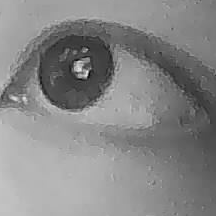
#> input picture 261004/data/eye/eye_auto_1791110451544.png, 216 x 216 px; its folder holds only this picture in this run
$ python pupil_detection.py
#> lines starting #> are read from the running program, lines starting #| are printed output that depends on the picture; after the words box and inside, x2 and y2 are one past the last pixel; in counts of white or black regions, pixels touching at a corner belong together
#> in main, gray is the input picture: shape (216, 216); min 0, max 236, mean 134.6
"""
STEP 8: Initial pupil detection on saved eye ROI images.

Pipeline (classical CV only, no deep learning):
  1. grayscale (already grayscale, but ensure single channel)
  2. Gaussian blur (reduce noise/eyelash texture)
  3. adaptive threshold / Otsu threshold to isolate dark pupil region
  4. morphological open+close (remove small noise, fill small holes from
     specular highlights inside the pupil)
  5. contour detection
  6. candidate filtering by: area, aspect ratio, circularity
  7. ellipse fitting on the best remaining candidate

This is NOT expected to succeed on every image. Known risk factors for this
camera/lighting setup (recorded per project requirement, not hidden):
  - no IR illumination yet -> relies on ambient light only, inconsistent
  - no IR-cut filter -> different reflectance behavior than typical visible-light eye images
  - specular highlights (catchlights) from room lighting can create holes
    inside the dark pupil region, splitting it into multiple contours
  - eyelashes/eyelid shadows can be as dark as the pupil, creating false candidates
  - pupil size/position varies with gaze direction and ROI crop quality
  - some ROI crops from Haar cascade are small/low-resolution, limiting
    contour precision

Outputs:
  - annotated image per input (contour + ellipse + center marked) to data/processed/pupil/
  - a CSV log to data/results/pupil_detection.csv recording, per image:
      success (bool), reason_if_failed, pupil_cx, pupil_cy, pupil_w, pupil_h, confidence
"""
import cv2
import numpy as np
import os
import csv

BASE = os.path.dirname(os.path.abspath(__file__))
EYE_DIR = os.path.join(BASE, "data", "eye")
OUT_DIR = os.path.join(BASE, "data", "processed", "pupil")
RESULTS_DIR = os.path.join(BASE, "data", "results")
os.makedirs(OUT_DIR, exist_ok=True)
os.makedirs(RESULTS_DIR, exist_ok=True)


def detect_pupil(gray):
    """
    Returns a dict with detection result and diagnostic info.
    """
    h, w = gray.shape
#> h = 216; w = 216
    result = {
        "success": False,
        "reason": "",
        "pupil_cx": float("nan"),
        "pupil_cy": float("nan"),
        "pupil_w": float("nan"),
        "pupil_h": float("nan"),
        "confidence": 0.0,
        "ellipse": None,
        "contour": None,
        "binary": None,
    }

    if gray.size == 0 or h < 10 or w < 10:
        result["reason"] = "ROI too small"
        return result

    blurred = cv2.GaussianBlur(gray, (5, 5), 0)

    # Otsu threshold on the darkest region (pupil is the darkest structure in eye ROI)
    _, binary = cv2.threshold(blurred, 0, 255, cv2.THRESH_BINARY_INV + cv2.THRESH_OTSU)
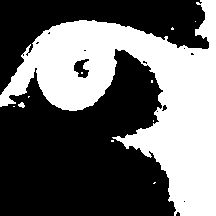
#> binary: shape (216, 216); 40.6% white; 11 white regions (9 under 20 px), largest, box (x1, y1, x2, y2) and area: (0, 0, 216, 216) 18865, (18, 102, 25, 108) 27

    kernel = cv2.getStructuringElement(cv2.MORPH_ELLIPSE, (3, 3))
    binary = cv2.morphologyEx(binary, cv2.MORPH_CLOSE, kernel, iterations=2)
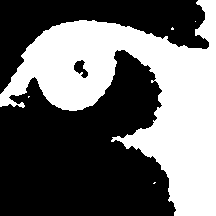
#> binary: shape (216, 216); 41.1% white; 5 white regions (4 under 20 px), largest, box (x1, y1, x2, y2) and area: (0, 0, 216, 216) 19167
    binary = cv2.morphologyEx(binary, cv2.MORPH_OPEN, kernel, iterations=1)
#> binary: shape (216, 216); 41% white; 4 white regions (2 under 20 px)
    result["binary"] = binary

    contours, _ = cv2.findContours(binary, cv2.RETR_EXTERNAL, cv2.CHAIN_APPROX_SIMPLE)
#> contours = 4 contours, 3 with area under 20; largest, box (x1, y1, x2, y2) and area: (0, 0, 216, 216) 18754

    if not contours:
        result["reason"] = "no dark contour found after threshold"
        return result

    frame_area = h * w
#> frame_area = 46656
    candidates = []
    for c in contours:
        area = cv2.contourArea(c)
        if area < 0.01 * frame_area or area > 0.6 * frame_area:
            continue  # too small (noise) or too large (eyelid/shadow covering whole ROI)
        if len(c) < 5:
            continue  # fitEllipse requires >= 5 points
        x, y, bw, bh = cv2.boundingRect(c)
        aspect = bw / float(bh) if bh > 0 else 0
        if aspect < 0.5 or aspect > 2.0:
            continue  # pupil should be roughly round, reject elongated shapes (eyelid/eyelash lines)
        perimeter = cv2.arcLength(c, True)
        if perimeter == 0:
            continue
        circularity = 4 * np.pi * area / (perimeter ** 2)
        candidates.append((c, area, aspect, circularity))
#> this loop made 4 passes
#> (area, x, y, bw, bh, aspect, perimeter, circularity) on pass 4: (18754, 0, 0, 216, 216, 1, 1154.1, 0.177)
#> after the loop, candidates = 1 item

    if not candidates:
        result["reason"] = "contours found but none passed area/aspect filtering (likely eyelid shadow or eyelash noise)"
        return result

    # pick candidate with highest circularity (closest to a true ellipse/circle)
    candidates.sort(key=lambda t: t[3], reverse=True)
    best_c, best_area, best_aspect, best_circ = candidates[0]
#> best_c = contour of 331 points, box (x1, y1, x2, y2) (0, 0, 216, 216), area 18754; best_area = 18754; best_aspect = 1; best_circ = 0.177

    # Threshold raised from 0.5 to 0.75 after visual audit: at 0.5, two detections
    # that passed were confirmed (by eye) to be false positives -- the fitted
    # ellipse was pulled off-center by specular highlights/eyelid shadow rather
    # than tracking the true pupil boundary. Without IR illumination, ambient
    # light produces multiple catchlights inside the pupil that fragment the
    # thresholded region's shape, so only near-perfect circularity is trustworthy.
    if best_circ < 0.75:
        result["reason"] = f"best candidate circularity too low ({best_circ:.2f}) -- likely not a true pupil shape"
        return result

    ellipse = cv2.fitEllipse(best_c)
    (cx, cy), (ew, eh), angle = ellipse

    result["success"] = True
    result["pupil_cx"] = round(cx, 2)
    result["pupil_cy"] = round(cy, 2)
    result["pupil_w"] = round(ew, 2)
    result["pupil_h"] = round(eh, 2)
    result["confidence"] = round(min(1.0, best_circ), 3)
    result["ellipse"] = ellipse
    result["contour"] = best_c
    return result


def main():
    files = sorted(f for f in os.listdir(EYE_DIR) if f.endswith(".png"))
    if not files:
        print(f"No eye ROI images found in {EYE_DIR}")
        return

    rows = []
    success_count = 0

    for fname in files:
        path = os.path.join(EYE_DIR, fname)
        gray = cv2.imread(path, cv2.IMREAD_GRAYSCALE)
        if gray is None:
            print(f"  {fname}: failed to read")
            continue

        res = detect_pupil(gray)
#> res = 10 items

        # build annotated visualization regardless of success/failure
        vis = cv2.cvtColor(gray, cv2.COLOR_GRAY2BGR)
        if res["success"]:
            cv2.ellipse(vis, res["ellipse"], (0, 255, 0), 1)
            cv2.drawContours(vis, [res["contour"]], -1, (255, 0, 0), 1)
            cx, cy = int(res["pupil_cx"]), int(res["pupil_cy"])
            cv2.circle(vis, (cx, cy), 2, (0, 0, 255), -1)
            success_count += 1
            print(f"  {fname}: SUCCESS center=({res['pupil_cx']},{res['pupil_cy']}) "
                  f"size=({res['pupil_w']}x{res['pupil_h']}) confidence={res['confidence']}")
        else:
            cv2.putText(vis, "FAIL", (5, 15), cv2.FONT_HERSHEY_SIMPLEX, 0.4, (0, 0, 255), 1)
#> vis: shape (216, 216, 3); 0.13% of pixels changed, all inside (x1, y1, x2, y2) = (7, 7, 30, 16)
            print(f"  {fname}: FAILED -- {res['reason']}")
#|   eye_auto_1791110451544.png: FAILED -- best candidate circularity too low (0.18) -- likely not a true pupil shape

        out_path = os.path.join(OUT_DIR, f"annotated_{fname}")
        cv2.imwrite(out_path, vis)

        rows.append({
            "filename": fname,
            "success": res["success"],
            "reason": res["reason"],
            "pupil_x": res["pupil_cx"],
            "pupil_y": res["pupil_cy"],
            "pupil_width": res["pupil_w"],
            "pupil_height": res["pupil_h"],
            "confidence": res["confidence"],
        })

    csv_path = os.path.join(RESULTS_DIR, "pupil_detection.csv")
    with open(csv_path, "w", newline="") as f:
        writer = csv.DictWriter(f, fieldnames=["filename", "success", "reason", "pupil_x",
                                                "pupil_y", "pupil_width", "pupil_height", "confidence"])
        writer.writeheader()
        for r in rows:
            writer.writerow(r)
#> this loop made 1 pass

    total = len(rows)
#> total = 1
    print(f"\n--- Summary ---")
    print(f"  Total images: {total}")
#|   Total images: 1
    print(f"  Successful detections: {success_count} ({100.0*success_count/total:.1f}%)")
#|   Successful detections: 0 (0.0%)
    print(f"  Failed detections: {total - success_count}")
#|   Failed detections: 1
    print(f"  Annotated images saved to: {OUT_DIR}")
    print(f"  CSV log saved to: {csv_path}")

if __name__ == "__main__":
    main()

$ run again, on 261004/data/eye/eye_auto_1791110476010.png
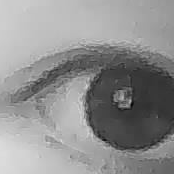
#> input picture 261004/data/eye/eye_auto_1791110476010.png, 174 x 174 px
#> in main, gray is the input picture: shape (174, 174); min 7, max 220, mean 143.1
#> in detect_pupil, `binary = cv2.morphologyEx(binary, cv2.MORPH_CLOSE, kernel, iterations=2)`:
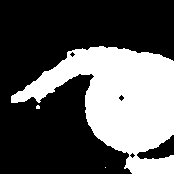
#> binary: shape (174, 174); 34.8% white; 3 white regions (2 under 20 px), largest, box (x1, y1, x2, y2) and area: (11, 46, 174, 174) 10535
#> contours = 2 contours, 1 with area under 20; largest, box (x1, y1, x2, y2) and area: (11, 46, 174, 174) 10259
#> the loop in detect_pupil, `for c in contours:` made 2 passes
#> (area, x, y, bw, bh, aspect, perimeter, circularity) on pass 2: (10259, 11, 46, 163, 128, 1.27, 681.8, 0.277)
#> after the loop in detect_pupil, `for c in contours:`: candidates = 1 item
#> best_c = contour of 216 points, box (x1, y1, x2, y2) (11, 46, 174, 174), area 10259; best_area = 10259; best_aspect = 1.27; best_circ = 0.277
#> res = 10 items
#> in main, `cv2.putText(vis, "FAIL", (5, 15), cv2.FONT_HERSHEY_SIMPLEX, 0.4, (0, 0..`:
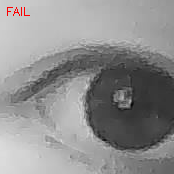
#> vis: shape (174, 174, 3); 0.19% of pixels changed, all inside (x1, y1, x2, y2) = (7, 7, 30, 16)
#|   eye_auto_1791110476010.png: FAILED -- best candidate circularity too low (0.28) -- likely not a true pupil shape
#> the loop in main, `for r in rows:` made 1 pass
#> total = 1
#|   Total images: 1
#|   Successful detections: 0 (0.0%)
#|   Failed detections: 1

$ run again, on 261004/data/eye/eye_auto_1791110483568.png
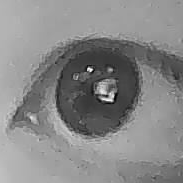
#> input picture 261004/data/eye/eye_auto_1791110483568.png, 183 x 183 px
#> in main, gray is the input picture: shape (183, 183); min 0, max 254, mean 135.3
#> in detect_pupil, `binary = cv2.morphologyEx(binary, cv2.MORPH_CLOSE, kernel, iterations=2)`:
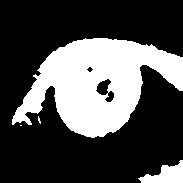
#> binary: shape (183, 183); 30% white; 4 white regions (2 under 20 px), largest, box (x1, y1, x2, y2) and area: (12, 38, 183, 138) 9466, (138, 160, 183, 183) 568
#> contours = 2 contours; box (x1, y1, x2, y2) and area: (12, 38, 183, 138) 9429, (139, 160, 183, 183) 506
#> the loop in detect_pupil, `for c in contours:` made 2 passes
#> (area, x, y, bw, bh, aspect, perimeter, circularity) on passes 1 to 2: (506.5, 139, 160, 44, 23, 1.91, 126.5, 0.398), (9429, 12, 38, 171, 100, 1.71, 604.1, 0.325)
#> after the loop in detect_pupil, `for c in contours:`: candidates = 2 items
#> best_c = contour of 28 points, box (x1, y1, x2, y2) (139, 160, 183, 183), area 506; best_area = 506.5; best_aspect = 1.91; best_circ = 0.398
#> res = 10 items
#> in main, `cv2.putText(vis, "FAIL", (5, 15), cv2.FONT_HERSHEY_SIMPLEX, 0.4, (0, 0..`:
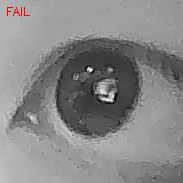
#> vis: shape (183, 183, 3); 0.18% of pixels changed, all inside (x1, y1, x2, y2) = (7, 7, 30, 16)
#|   eye_auto_1791110483568.png: FAILED -- best candidate circularity too low (0.40) -- likely not a true pupil shape
#> the loop in main, `for r in rows:` made 1 pass
#> total = 1
#|   Total images: 1
#|   Successful detections: 0 (0.0%)
#|   Failed detections: 1

$ run again, on 261004/data/eye/eye_auto_1791110489040.png
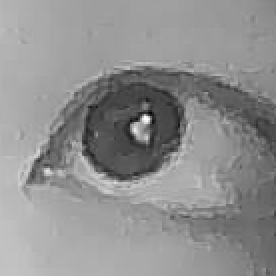
#> input picture 261004/data/eye/eye_auto_1791110489040.png, 138 x 138 px (shown 2 times larger)
#> in main, gray is the input picture: shape (138, 138); min 5, max 254, mean 143.4
#> in detect_pupil, `binary = cv2.morphologyEx(binary, cv2.MORPH_CLOSE, kernel, iterations=2)`:
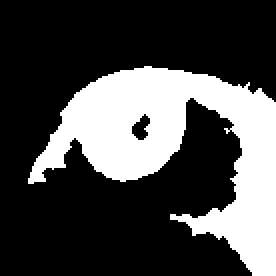
#> binary: shape (138, 138) (shown 2 times larger); 28.7% white; 1 white region, box (x1, y1, x2, y2) and area: (14, 33, 138, 138) 5466
#> contours = 1 contour; box (x1, y1, x2, y2) and area: (14, 33, 138, 138) 5266
#> the loop in detect_pupil, `for c in contours:` made 1 pass
#> (area, x, y, bw, bh, aspect, perimeter, circularity) on pass 1: (5265.5, 14, 33, 124, 105, 1.18, 588.7, 0.191)
#> after the loop in detect_pupil, `for c in contours:`: candidates = 1 item
#> best_c = contour of 198 points, box (x1, y1, x2, y2) (14, 33, 138, 138), area 5266; best_area = 5265.5; best_aspect = 1.18; best_circ = 0.191
#> res = 10 items
#> in main, `cv2.putText(vis, "FAIL", (5, 15), cv2.FONT_HERSHEY_SIMPLEX, 0.4, (0, 0..`:
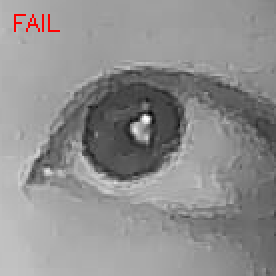
#> vis: shape (138, 138, 3) (shown 2 times larger); 0.31% of pixels changed, all inside (x1, y1, x2, y2) = (7, 7, 30, 16)
#|   eye_auto_1791110489040.png: FAILED -- best candidate circularity too low (0.19) -- likely not a true pupil shape
#> the loop in main, `for r in rows:` made 1 pass
#> total = 1
#|   Total images: 1
#|   Successful detections: 0 (0.0%)
#|   Failed detections: 1
